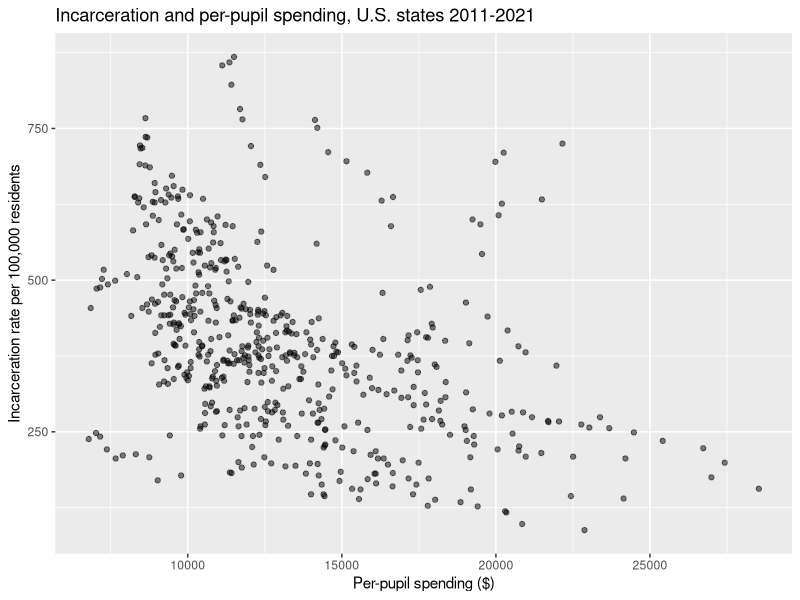
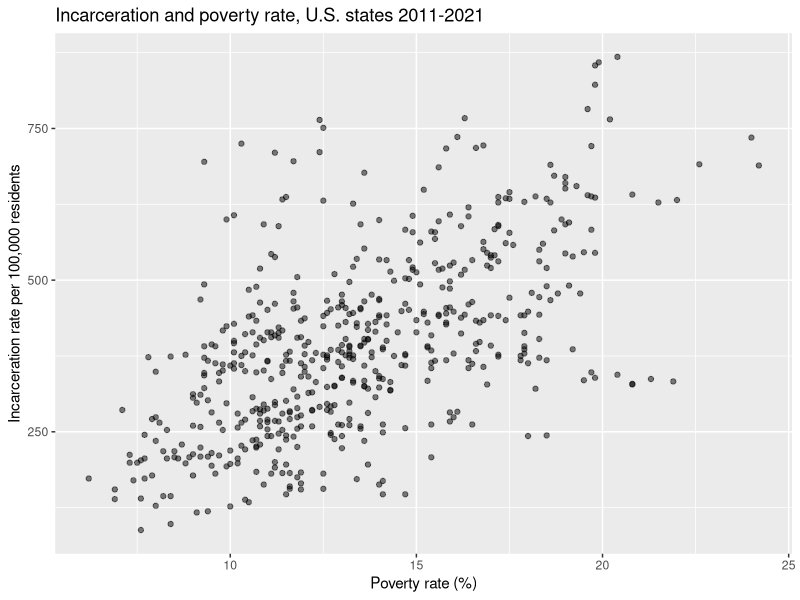

These charts were generated, in order, by the following R code:
## ---- chunk 1
#| include: false
library(ggplot2)
library(lmtest)
library(car)
library(plm)
library(sandwich)
## ---- chunk 2
d <- read.csv("data/incarceration data.csv")
## ---- chunk 3
d <- d[!is.na(d$Year), ]
d$X <- NULL
d$X.1 <- NULL
## ---- chunk 4
d$Median.Household.Income.... <- as.numeric(gsub("[ ,]", "", d$Median.Household.Income....))
d$Per.Pupil.Spending..... <- as.numeric(gsub("[ ,]", "", d$Per.Pupil.Spending.....))
## ---- chunk 5
d$High.School.Graduation.Rate.... <- d$High.School.Graduation.Rate.... * 100
d$Poverty.Rate.... <- d$Poverty.Rate.... * 100
d$Children.Living.in.Single.Parent.Households.... <- d$Children.Living.in.Single.Parent.Households.... * 100
d$Gini.Index <- d$Gini.Index * 100
## ---- chunk 6
names(d) <- c("year", "state", "incr", "hsg", "mhi", "gp",
              "pr", "pps", "sph", "pey", "gc", "leo")
d <- d[order(d$state, d$year), ]
str(d)
## ---- chunk 7
summary(d[, 3:12])
## ---- chunk 8
round(cor(d$incr, d[, 4:12]), 4)
## ---- chunk 9
ggplot(d, aes(x = pps, y = incr)) +
geom_point(alpha = 0.5) +
labs(
  x = "Per-pupil spending ($)",
  y = "Incarceration rate per 100,000 residents",
  title = "Incarceration and per-pupil spending, U.S. states 2011-2021"
)
## ---- chunk 10
ggplot(d, aes(x = pr, y = incr)) +
geom_point(alpha = 0.5) +
labs(
  x = "Poverty rate (%)",
  y = "Incarceration rate per 100,000 residents",
  title = "Incarceration and poverty rate, U.S. states 2011-2021"
)
## ---- chunk 11
m <- lm(incr ~ hsg + log(mhi) + gp + pr + log(pps) + sph + pey + gc + leo, data = d)
summary(m)
## ---- chunk 12
resettest(m, power = 2:4)
## ---- chunk 13
bptest(m)
## ---- chunk 14
vif(m)
mean(vif(m))
## ---- chunk 15
pd <- pdata.frame(d, index = c("state", "year"))
pwartest(incr ~ hsg + log(mhi) + gp + pr + log(pps) + sph + pey + gc + leo, data = pd)
## ---- chunk 16
coeftest(m,vcov = NeweyWest(m, lag = 1, prewhite = FALSE))
